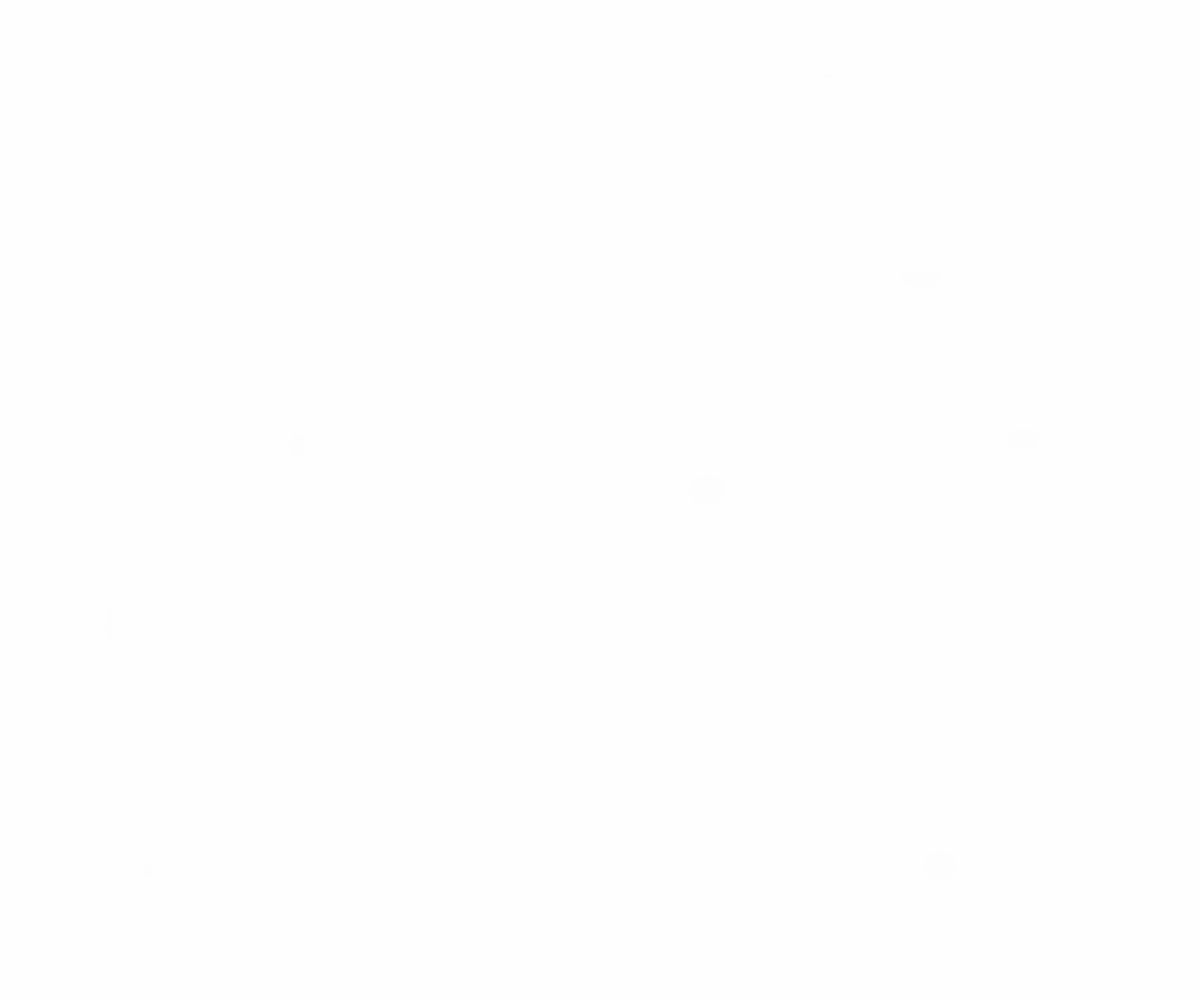
Frame 1 (no input)
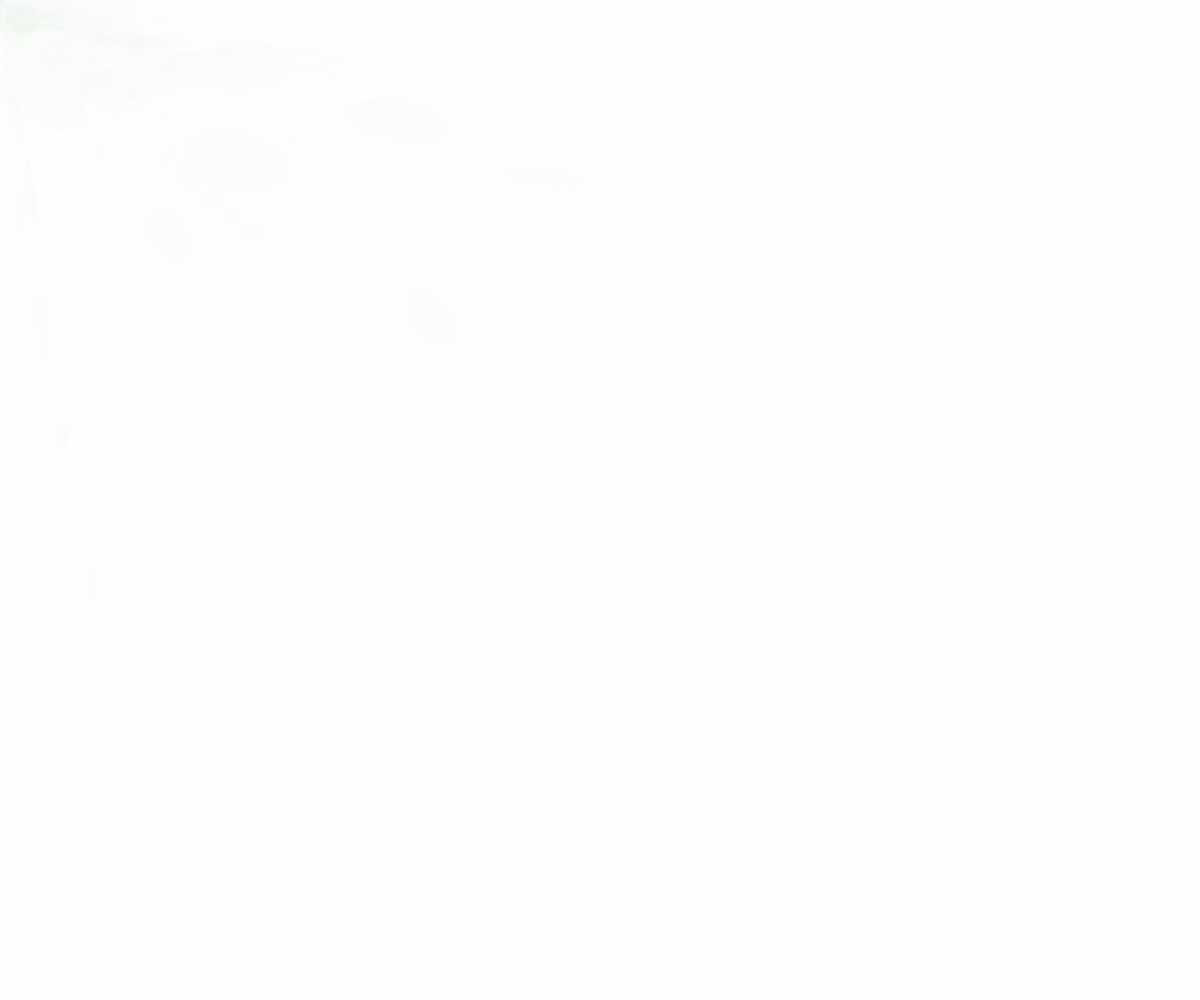
Frame 60 (no input)
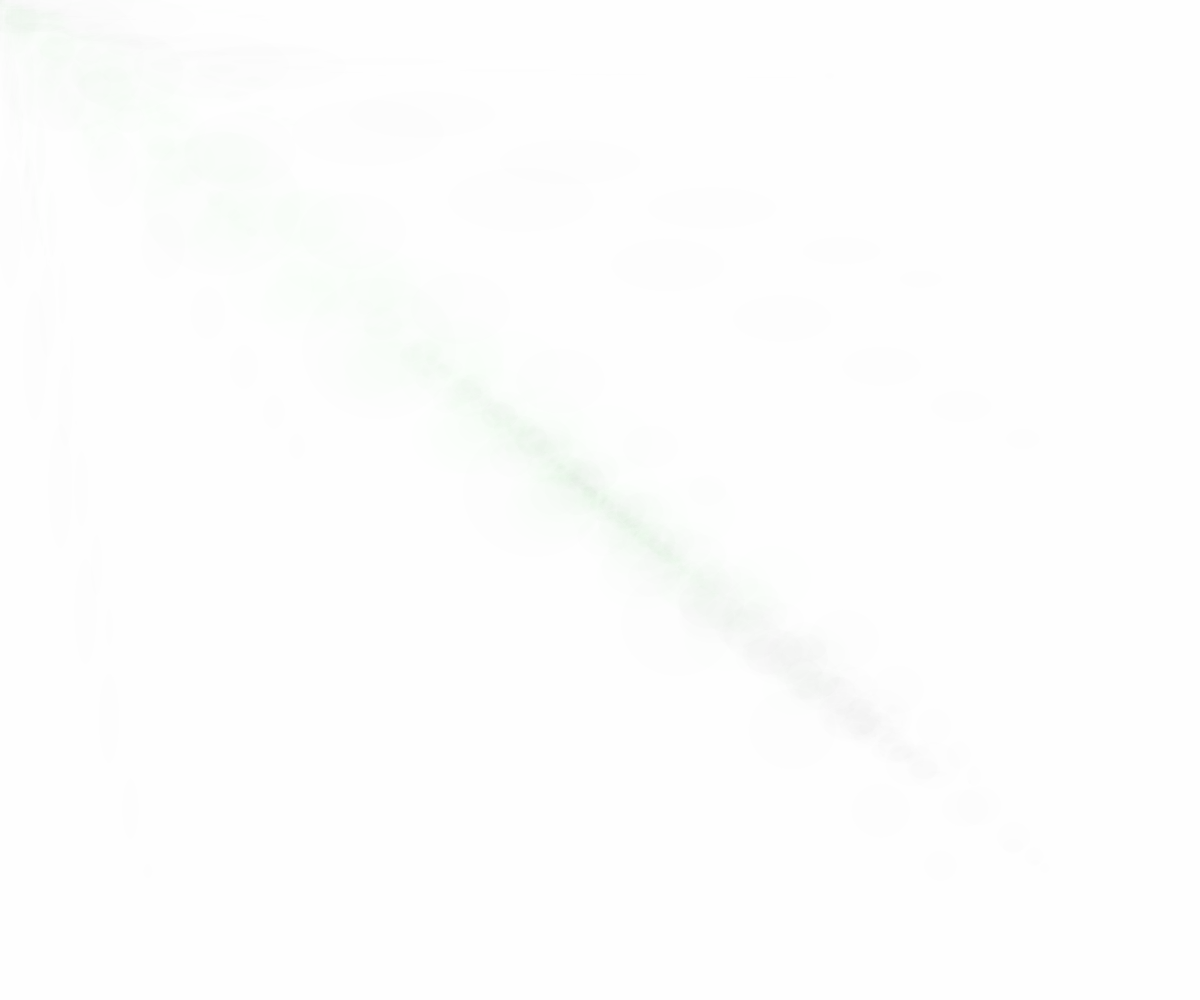
Frame 120 (the mouse pressed at the canvas centre since frame 60)

The p5.js sketch that drew these frames (run headless with seeded random() and noise() and a simulated clock; from frame 60 on, the mouse is pressed at the canvas centre):

// p5.js sketch
// ── sketch.js
var p_num;
var p_set = [];
var mouseSwitcher = 0;
var incrementer = 0;
var col;

function setup () {

  colorMode(HSB);
  col = color(random(255), random(255), random(40,50), random(100));
  //pixelDensity (displayDensity ());
  createCanvas (windowWidth, windowHeight);
  colorMode (RGB, 256);
  background (255);
  p_num = 10;
  for (var i = 0; i < p_num; i++) {
    p_set.push (new Particles ());
  }
}

function draw () {
  for (var i = 0; i < p_set.length; i++) {
    p_set[i].update ();
//translate(width/2,height/2);
incrementer = incrementer + PI / 200;
  
    if (mouseSwitcher = 1) {
          p_set[i].render ();
  }
}
}

function mousePressed() {
  mouseSwitcher = 1;

}

function mouseReleased() {
  mouseSwitcher = 0;
}

function Particles () {
  var mass = 0;
  var px = random (width);
  var py = random (height);
  var vx = random (-10, 10);
  var vy = random (-10, 10);
  var ax = 0;
  var ay = 0;
  var sc = 1;
  var distance = 0;

  this.update = function () {
    mass = random (1.0, 4.0);
    ax = -1 * vx * 0.4;
    ay = -1 * vy * 0.4;
    ax += (mouseX - px) * 0.2;
    ay += (mouseY - py) * 0.2;
    distance = dist (mouseX, mouseY, px, py);
    if (distance < 10) {
      sc = 10;
    } else {
      sc = 1 / (distance / 200);
    }
    vx += ax / mass * 0.4;
    vy += ay / mass * 0.4;
    px += vx;
    py += vy;
  }

  this.render = function () {
    var stepperCount = map(cos(incrementer), -1, 1, 0, 255);
col = color(40+vy,255-stepperCount,20+(stepperCount/PI),1);
    stroke (col);
    strokeWeight (1);
    fill (col);
    ellipseMode (CENTER);
    ellipse(px,py,vx,vy);

   // point(ax,ay);
    point(vx,vy);
    point(px,py);
   // point(ax,ay);

  }
}
